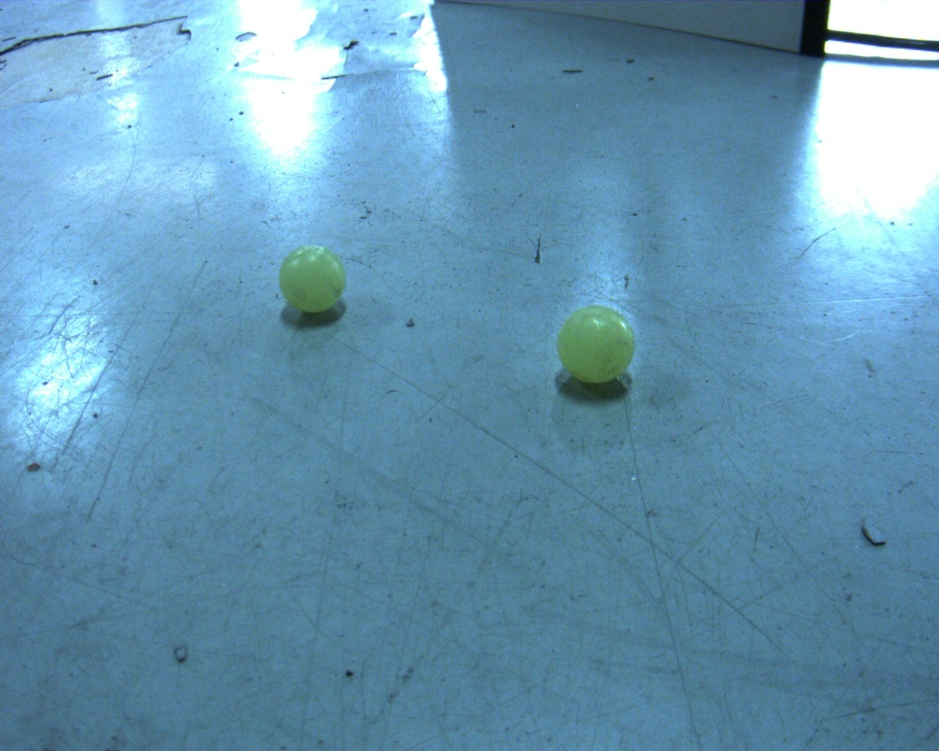
//> input picture assignment_2/detector/imgs/test1.jpg, 939 x 751 px, shrunk from 1280 x 1024 before the run
$ ./detector   (built with g++ and OpenCV 4)
//> lines starting //> are read from the running program, lines starting //| are printed output that depends on the picture; after the words box and inside, x2 and y2 are one past the last pixel; in counts of white or black regions, pixels touching at a corner belong together
//> further down, img is the input picture: 751 rows x 939 cols, CV_8UC3; mean B, G, R 176.8, 150, 102.2
### assignment_2/detector/detector.hpp
#ifndef detector_hpp
#define detector_hpp
#include <opencv4/opencv2/opencv.hpp>
#include <vector>
class Detector
{
    public:
    cv::Mat preprocess(const cv::Mat& img);//预处理（HSV+膨胀腐蚀）
    std::vector<cv::Vec3f> findcircle(const cv::Mat& mask);//找圆
    void balldetector(const cv::Mat& img,cv::Mat& img_clone);//画圆

};

#endif

### assignment_2/detector/detector.cpp
#include <opencv4/opencv2/opencv.hpp>
#include <iostream>
#include <vector>
#include <cmath>
#include <sstream>
#include <iomanip>
#include "detector.hpp"

static const cv::Mat cameraMatrix = (cv::Mat_<double>(3,3) <<
    1284.547433507284, 0.0, 651.7508235222139,
    0.0, 1284.2364120767988, 526.5637803861928,
    0.0, 0.0, 1.0
);

static const cv::Mat distCoeffs = (cv::Mat_<double>(5,1) <<
    -0.37358321087789575,
    0.17992488578084675,
    -0.0003940895801771612,
    -0.0007097534681170694,
    0.0
);

static const double real_radius = 0.0084;

cv::Mat Detector::preprocess(const cv::Mat& img){
    cv::Mat img_hsv,mask;
    cv::cvtColor(img,img_hsv,cv::COLOR_BGR2HSV);
//> img_hsv: 751 rows x 939 cols, CV_8UC3; mean H, S, V 97.2, 111.5, 177.4
    cv::Scalar lower_green = cv::Scalar(25, 40, 100);
    cv::Scalar upper_green = cv::Scalar(80, 120, 240);
    inRange(img_hsv, lower_green, upper_green, mask);
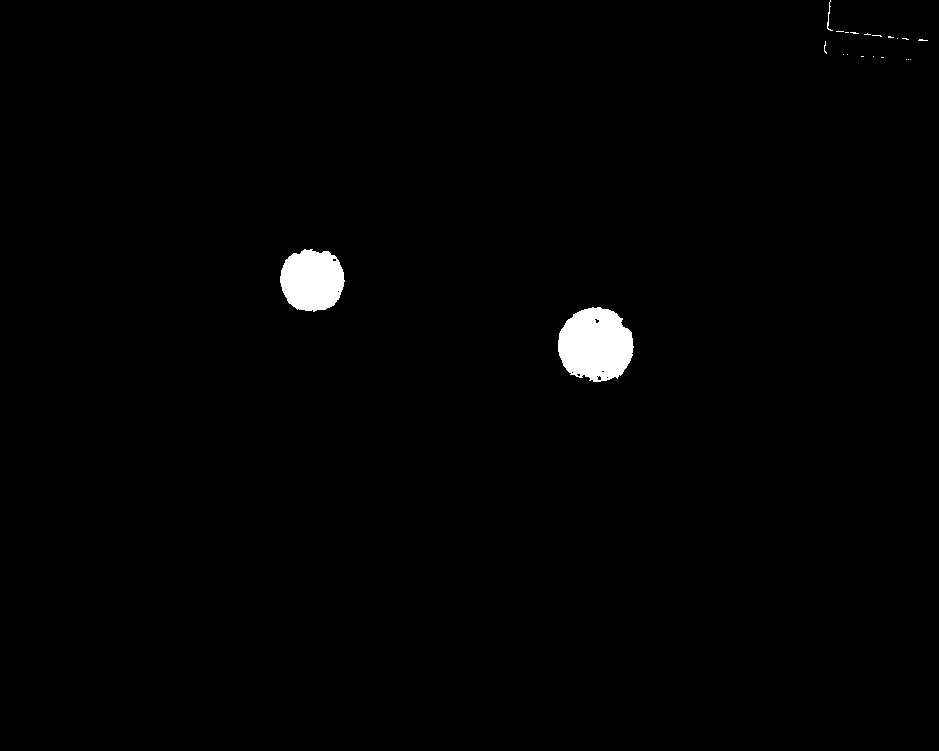
//> mask: 751 rows x 939 cols, CV_8UC1; 1.1% white; 21 white regions (18 under 20 px), largest, box (x1, y1, x2, y2) and area: (558, 307, 634, 382) 4349, (280, 249, 345, 312) 3185, (827, 0, 833, 31) 43
    cv::Mat kernel = cv::getStructuringElement(cv::MORPH_ELLIPSE, cv::Size(3, 3));
    morphologyEx(mask, mask, cv::MORPH_OPEN, kernel);  // 开运算：分离粘连、去小点
//> mask: 751 rows x 939 cols, CV_8UC1; 1.1% white; 2 white regions, box (x1, y1, x2, y2) and area: (558, 307, 634, 382) 4326, (280, 249, 345, 312) 3178
    morphologyEx(mask, mask, cv::MORPH_CLOSE, kernel); // 闭运算：修复弹丸轮廓
//> mask: 751 rows x 939 cols, CV_8UC1; 1.1% white; 2 white regions
    return mask;
}

std::vector<cv::Vec3f> Detector::findcircle(const cv::Mat& mask) {
    std::vector<cv::Vec3f> circles;
    std::vector<std::vector<cv::Point>> contours;
    std::vector<cv::Vec4i> hierarchy;
    cv::findContours(mask, contours, hierarchy, cv::RETR_EXTERNAL, cv::CHAIN_APPROX_SIMPLE);
//> contours = 2 contours; box (x1, y1, x2, y2) and area: (558, 307, 634, 382) 4235, (280, 249, 345, 312) 3095
    for (size_t i = 0; i < contours.size(); i++) {
        double area = cv::contourArea(contours[i]);
        double perimeter = cv::arcLength(contours[i], true);
        double circularity = 4 * CV_PI * area / (perimeter * perimeter);
        if (area > 500 && circularity > 0.5) {
            cv::Point2f center;
            float radius;
            cv::minEnclosingCircle(contours[i], center, radius);
            circles.push_back(cv::Vec3f(center.x, center.y, radius));
        }
    }
//> this loop made 2 passes
//> (area, perimeter, circularity, center, radius) on passes 1 to 2: (4235, 267.1, 0.746, Point(595.5, 345.3), 38.52), (3095, 218.3, 0.816, Point(311.8, 279.6), 33.14)

    return circles;
}
void Detector::balldetector(const cv::Mat& img, cv::Mat& img_clone) {
    cv::Mat clean_mask = preprocess(img);
    std::vector<cv::Vec3f> circles = findcircle(clean_mask);
//> circles = 2 items: [595.5, 345.3, 38.52], [311.8, 279.6, 33.14]

    img_clone = img.clone();
    for (size_t i = 0; i < circles.size(); i++) {
        cv::Point center(cvRound(circles[i][0]), cvRound(circles[i][1]));
        int radius = cvRound(circles[i][2]);
        circle(img_clone, center, radius, cv::Scalar(0, 255, 0), 2, 8, 0);

        std::vector<cv::Point3f> object_points;
        std::vector<cv::Point2f> image_points;
        object_points.emplace_back(-real_radius, 0, 0);
        object_points.emplace_back( real_radius, 0, 0);
        object_points.emplace_back(0, -real_radius, 0);
        object_points.emplace_back(0,  real_radius, 0);
        object_points.emplace_back(0, 0, 0);

        image_points.emplace_back(center.x - radius, center.y);
        image_points.emplace_back(center.x + radius, center.y);
        image_points.emplace_back(center.x, center.y - radius);
        image_points.emplace_back(center.x, center.y + radius);
        image_points.emplace_back(center.x, center.y);
        cv::Mat rvec, tvec;
        bool success = cv::solvePnP(
            object_points,
            image_points,
            cameraMatrix,
            distCoeffs,
            rvec,
            tvec
        );
        if (success) {
            double distance = tvec.at<double>(2);
            std::stringstream ss;
            ss << std::fixed << std::setprecision(6) << distance << " m";
            cv::putText(
                img_clone,
                ss.str(),
                cv::Point(center.x, center.y - 10),
                cv::FONT_HERSHEY_SIMPLEX,
                0.5,
                cv::Scalar(0, 255, 255),
                1
            );
        } else {
            std::cerr << "弹丸 " << i << " PnP 求解失败！" << std::endl;
        }
    }
//> this loop made 2 passes
//> (center, radius, cameraMatrix, distCoeffs, rvec, tvec, success, distance) on pass 1: (Point(596, 345), 39, [[1284.5, 0, 651.8], [0, 1284.2, 526.6], [0, 0, 1]], [-0.374, 0.18, -0.000394, -0.00071, 0], [0.163, 0.047, 0.00687], [-0.012, -0.0389, 0.273], true, 0.273)
//> (center, radius, rvec, tvec, success, distance) on pass 2: (Point(312, 280), 33, [0.00821, -0.399, -0.0377], [-0.0841, -0.0611, 0.305], true, 0.305)
//> pass 1, in balldetector, `cv::putText( img_clone, ss.str(), cv::Point(center.x, center.y - 10), ..`:
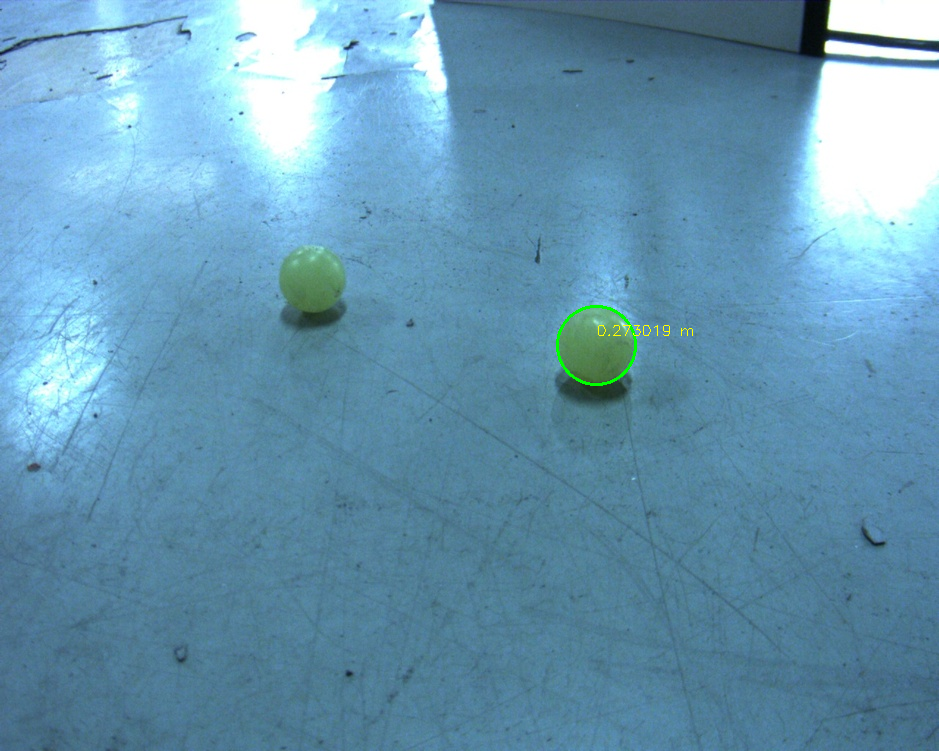
//> img_clone: 751 rows x 939 cols, CV_8UC3; 0.13% of pixels changed, all inside (x1, y1, x2, y2) = (556, 305, 693, 386)
//> pass 2, in balldetector, `cv::putText( img_clone, ss.str(), cv::Point(center.x, center.y - 10), ..`:
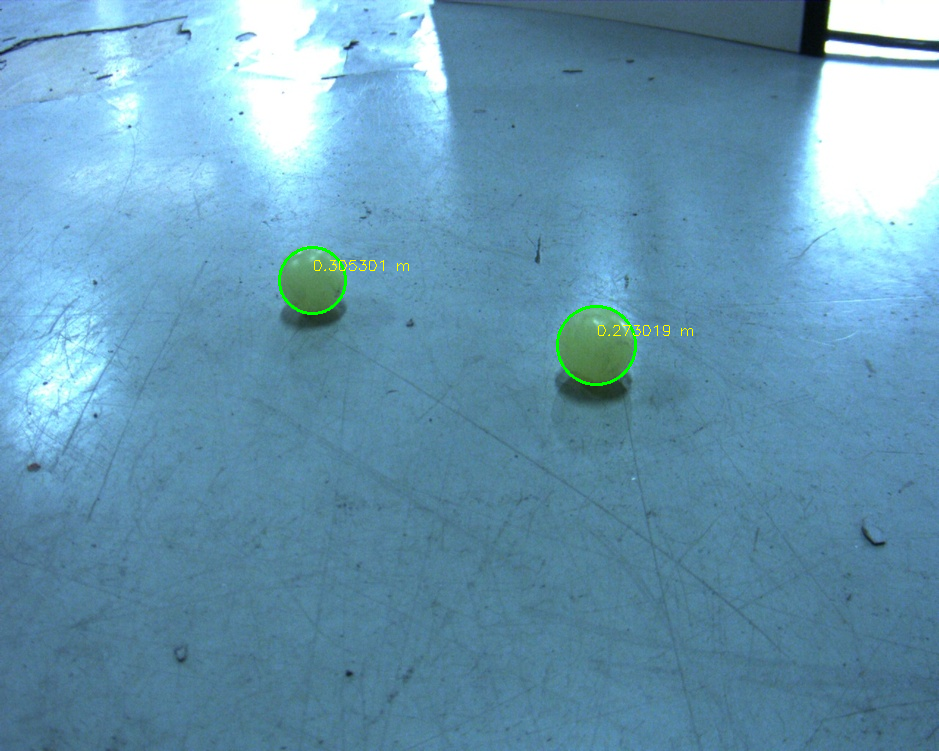
//> img_clone: 751 rows x 939 cols, CV_8UC3; 0.12% of pixels changed, all inside (x1, y1, x2, y2) = (278, 246, 409, 315)
}
int main() {
    cv::Mat img = cv::imread("/home/lqy/assessment_winter_2026/assignment_2/detector/imgs/test1.jpg");
    if (img.empty()) {
        return -1;
    }
    cv::Mat img_clone,img2;
    Detector dec;
    img2=dec.preprocess(img);
    dec.balldetector(img,img_clone);
    cv::imshow("result",img_clone);
    cv::imwrite("/home/lqy/assessment_winter_2026/assignment_2/detector/imgs/result1.jpg",img_clone);
    cv::waitKey(0);
    return 0;
}

$ run again, with assignment_2/detector/imgs/test2.jpg copied over assignment_2/detector/imgs/test1.jpg
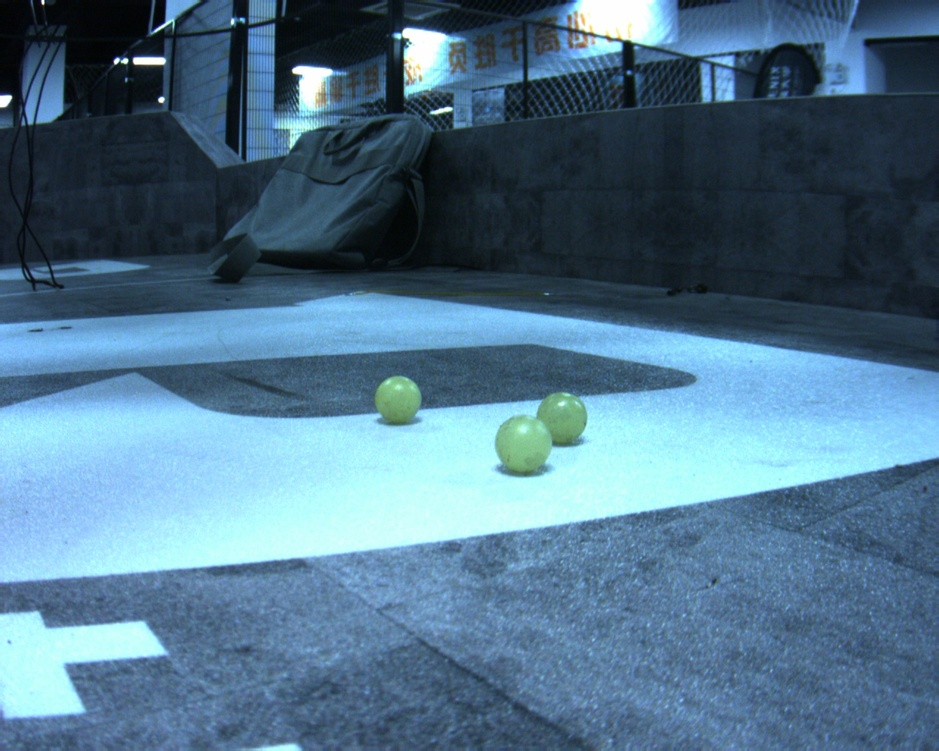
//> input picture assignment_2/detector/imgs/test2.jpg, 939 x 751 px, shrunk from 1280 x 1024 before the run
//> img is the input picture: 751 rows x 939 cols, CV_8UC3; mean B, G, R 137.9, 114.9, 80.6
//> img_hsv: 751 rows x 939 cols, CV_8UC3; mean H, S, V 101.6, 114.7, 138.5
//> in preprocess, `morphologyEx(mask, mask, cv::MORPH_OPEN, kernel);`:
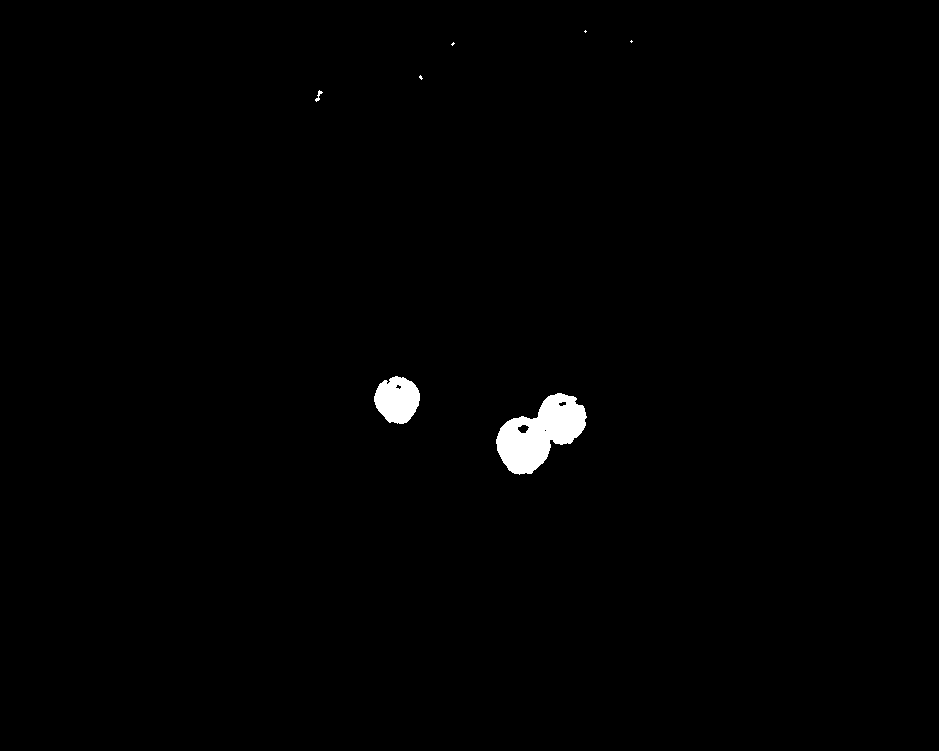
//> mask: 751 rows x 939 cols, CV_8UC1; 0.83% white; 7 white regions (4 under 20 px), largest, box (x1, y1, x2, y2) and area: (496, 393, 587, 475) 4158, (374, 376, 420, 424) 1627, (315, 90, 323, 102) 35
//> contours = 7 contours, 4 with area under 20; largest, box (x1, y1, x2, y2) and area: (496, 393, 587, 475) 4116, (374, 376, 420, 424) 1580, (315, 90, 323, 102) 24
//> the loop in findcircle, `for (size_t i = 0; i < contours.size(); i++)` made 7 passes
//> (area, perimeter, circularity, center, radius) on passes 1 to 2: (4116.5, 302.6, 0.565, Point(542.5, 433.9), 49.21), (1580, 154.5, 0.832, Point(396.9, 399.9), 23.93)
//> circles = 2 items: [542.5, 433.9, 49.21], [396.9, 399.9, 23.93]
//> the loop in balldetector, `for (size_t i = 0; i < circles.size(); i++)` made 2 passes
//> (center, radius, cameraMatrix, distCoeffs, rvec, tvec, success, distance) on pass 1: (Point(542, 434), 49, [[1284.5, 0, 651.8], [0, 1284.2, 526.6], [0, 0, 1]], [-0.374, 0.18, -0.000394, -0.00071, 0], [0.102, -0.0505, 0.00253], [-0.0188, -0.0158, 0.219], true, 0.219)
//> pass 2, in balldetector, `cv::putText( img_clone, ss.str(), cv::Point(center.x, center.y - 10), ..`:
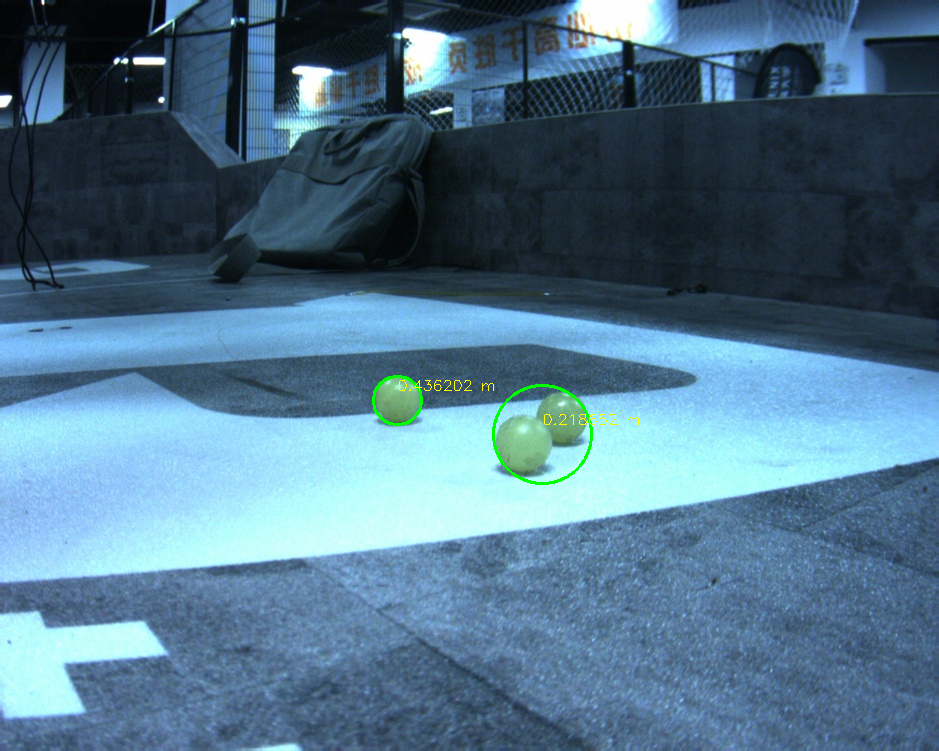
//> img_clone: 751 rows x 939 cols, CV_8UC3; mean B, G, R 137.4, 115.1, 80.5
